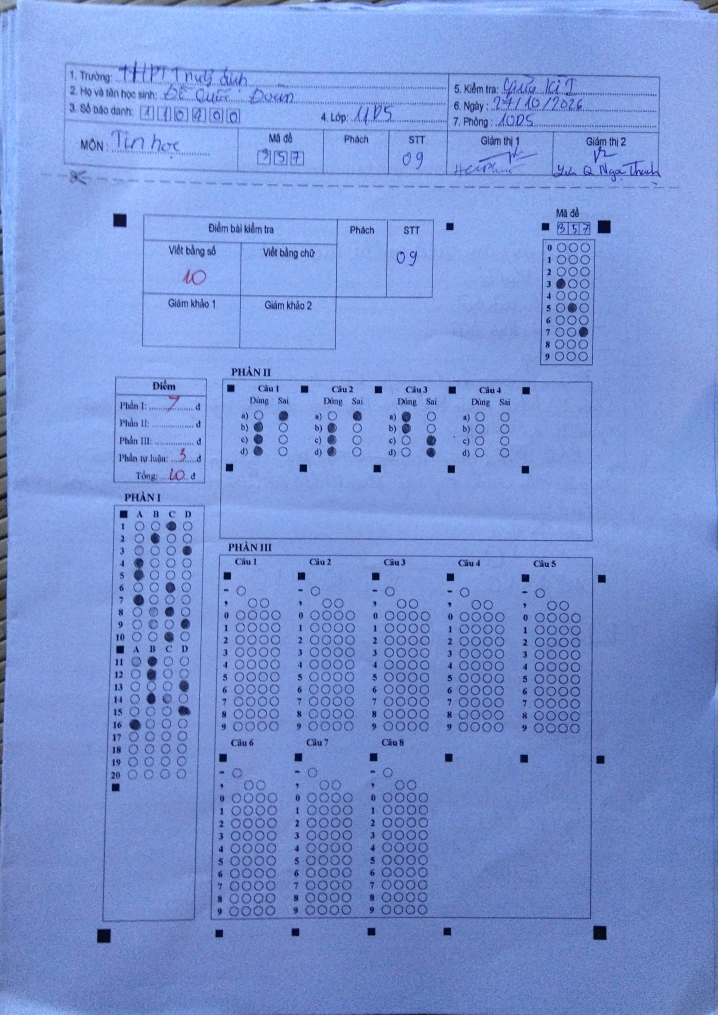
#> input picture test/11/FS_20261113_192246.jpg, 2869 x 4057 px, given in place of g1011.png, which was not available (shown at 1/4 size)
$ python extract_config.py
#> lines starting #> are read from the running program, lines starting #| are printed output that depends on the picture; after the words box and inside, x2 and y2 are one past the last pixel; in counts of white or black regions, pixels touching at a corner belong together
### src/tools/calibrate_layout.py
#!/usr/bin/env python3
"""
OMR sheet layout calibration tool.
Mirrors the detection pipeline implemented in the Android app (OpenCV):
  1. Find 4 corner fiducial squares (Otsu + contour + solidity/fill/aspect filters)
  2. Warp perspective to the fiducial quad
  3. Detect all printed bubbles (adaptive threshold + circular contour filter)
  4. Cluster bubbles into blocks, estimate rows/cols/origin/pitch per block
  5. (For "tc*" filled sheets) measure fill scores to validate thresholds

Usage:  python3 calibrate_layout.py <image1.png> [image2.png ...]
Output: human-readable block report + normalized coords (JSON) per image.
"""
import cv2
import numpy as np
import json
import math
import sys
import os
from collections import defaultdict


# ---------------------------------------------------------------- fiducials
def remove_long_lines(bin_, W):
    """Detach fiducials that touch the page border / table lines."""
    L = max(60, int(W * 0.06))
    hk = cv2.getStructuringElement(cv2.MORPH_RECT, (L, 1))
    vk = cv2.getStructuringElement(cv2.MORPH_RECT, (1, L))
    hlines = cv2.morphologyEx(bin_, cv2.MORPH_OPEN, hk)
    vlines = cv2.morphologyEx(bin_, cv2.MORPH_OPEN, vk)
    lines = cv2.bitwise_or(hlines, vlines)
    return cv2.bitwise_and(bin_, cv2.bitwise_not(lines))


def find_fiducials(gray):
    blur = cv2.GaussianBlur(gray, (3, 3), 0)
    # Otsu can drift high on gray-background scans -> cap it: fiducials are near-black
    otsu, _ = cv2.threshold(blur, 0, 255, cv2.THRESH_BINARY_INV + cv2.THRESH_OTSU)
    t = min(otsu, 130.0)
    _, bin_ = cv2.threshold(blur, t, 255, cv2.THRESH_BINARY_INV)
    bin_ = cv2.morphologyEx(bin_, cv2.MORPH_OPEN, np.ones((3, 3), np.uint8))
    bin_ = remove_long_lines(bin_, gray.shape[1])
    cnts, _ = cv2.findContours(bin_, cv2.RETR_EXTERNAL, cv2.CHAIN_APPROX_SIMPLE)
    H, W = gray.shape
    min_a, max_a = 0.00008 * W * H, 0.02 * W * H
    out = []
    for c in cnts:
        a = cv2.contourArea(c)
        if a < min_a or a > max_a:
            continue
        x, y, w, h = cv2.boundingRect(c)
        ar = w / max(h, 1)
        if not (0.7 < ar < 1.4):
            continue
        hull = cv2.convexHull(c)
        sol = a / max(cv2.contourArea(hull), 1)
        fill = a / (w * h)
        if sol > 0.95 and fill > 0.8:
            M = cv2.moments(c)
            out.append((M["m10"] / M["m00"], M["m01"] / M["m00"], w, h))
    return out


def assemble_quad(pts):
    """Return [TL, TR, BR, BL] from candidate centers, or None."""
    if len(pts) < 4:
        return None
    tl = min(pts, key=lambda p: p[0] + p[1])
    br = max(pts, key=lambda p: p[0] + p[1])
    tr = max(pts, key=lambda p: p[0] - p[1])
    bl = min(pts, key=lambda p: p[0] - p[1])
    ids = {id(tl), id(tr), id(br), id(bl)}
    if len(ids) < 4:
        return None
    return [tl[:2], tr[:2], br[:2], bl[:2]]


def warp_sheet(gray, quad, out_w=1400):
    tl, tr, br, bl = quad
    d = lambda p, q: math.hypot(p[0] - q[0], p[1] - q[1])
    w_top, w_bot = d(tl, tr), d(bl, br)
    h_l, h_r = d(tl, bl), d(tr, br)
    W = (w_top + w_bot) / 2
    Hh = (h_l + h_r) / 2
    out_h = round(out_w * Hh / W)
    src = np.float32(quad)
    dst = np.float32([[0, 0], [out_w - 1, 0], [out_w - 1, out_h - 1], [0, out_h - 1]])
    M = cv2.getPerspectiveTransform(src, dst)
    warped = cv2.warpPerspective(gray, M, (out_w, out_h), flags=cv2.INTER_CUBIC)
    return warped, out_h / out_w


# ---------------------------------------------------------------- bubbles
def detect_circles(gray):
    H, W = gray.shape
    bin_ = cv2.adaptiveThreshold(
        gray, 255, cv2.ADAPTIVE_THRESH_MEAN_C, cv2.THRESH_BINARY_INV, 31, 7
    )
    cnts, _ = cv2.findContours(bin_, cv2.RETR_LIST, cv2.CHAIN_APPROX_SIMPLE)
    r_min, r_max = W / 140.0, W / 30.0  # g12 P1 bubbles are small (d ~ W/64)
    out = []
    for c in cnts:
        a = cv2.contourArea(c)
        if a < math.pi * r_min * r_min or a > math.pi * r_max * r_max:
            continue
        p = cv2.arcLength(c, True)
        circ = 4 * math.pi * a / max(p * p, 1)
        if circ < 0.72:  # sample-12 bubbles are tall ellipses (circ ~0.79)
            continue
        x, y, w, h = cv2.boundingRect(c)
        if not (0.60 < w / max(h, 1) < 1.45):
            continue
        # solid squares (decorative markers) have fill ~1.0; circles/ellipses ~0.785
        if a / (w * h) > 0.88:
            continue
        M = cv2.moments(c)
        out.append((M["m10"] / M["m00"], M["m01"] / M["m00"], (w + h) / 4))
    return out


# [173 lines left out: functions cluster_blocks, split_1d, block_info, fill_score, analyze, not called in this run]


for p in sys.argv[1:]:
    analyze(p)

### src/tools/extract_config.py
#!/usr/bin/env python3
"""Final extraction of bubble-grid configs (normalized to fiducial-quad warp)."""
import cv2
import numpy as np
import math
import sys

sys.path.insert(0, "/home/dell/Downloads/appscan/src/tools")
from calibrate_layout import warp_sheet, detect_circles, find_fiducials, assemble_quad


def load(path):
    img = cv2.imread(path)
    gray = cv2.cvtColor(img, cv2.COLOR_BGR2GRAY)
    quad = assemble_quad(find_fiducials(gray))
    warped, aspect = warp_sheet(gray, quad)
    return warped, warped.shape[1], warped.shape[0]


def sel(circles, x0, y0, x1, y1):
    return [c for c in circles if x0 <= c[0] <= x1 and y0 <= c[1] <= y1]


def cluster_1d(vals, gap):
    vals = sorted(vals)
    groups = [[vals[0]]]
    for v in vals[1:]:
        if v - groups[-1][-1] > gap:
            groups.append([v])
        else:
            groups[-1].append(v)
    return [round(sum(g) / len(g), 2) for g in groups]


# [9 lines left out: function rows_of, not called in this run]


def n(v, size):
    return round(v / size, 5)


# [12 lines left out: functions uni, show_rows, not called in this run]


def extract_1011():
    warped, W, H = load("/tmp/g1011.png")
#> in load, img is the input picture: shape (4057, 2869, 3); mean B, G, R 213.9, 147.9, 120.9
#> in load, `gray = cv2.cvtColor(img, cv2.COLOR_BGR2GRAY)`:
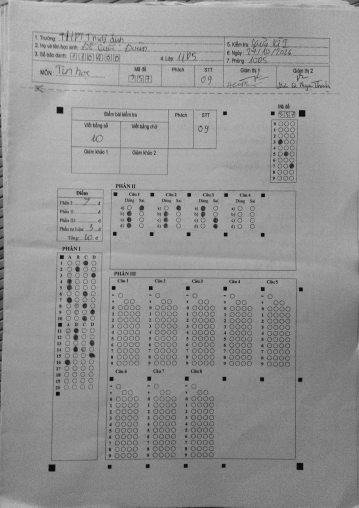
#> gray: shape (4057, 2869) (shown at 1/8 size); min 2, max 238, mean 147.3
#> in find_fiducials, `otsu, _ = cv2.threshold(blur, 0, 255, cv2.THRESH_BINARY_INV + cv2.THRE..`: otsu = 142
#> in find_fiducials, `t = min(otsu, 130.0)`: t = 130
#> in find_fiducials, `_, bin_ = cv2.threshold(blur, t, 255, cv2.THRESH_BINARY_INV)`:
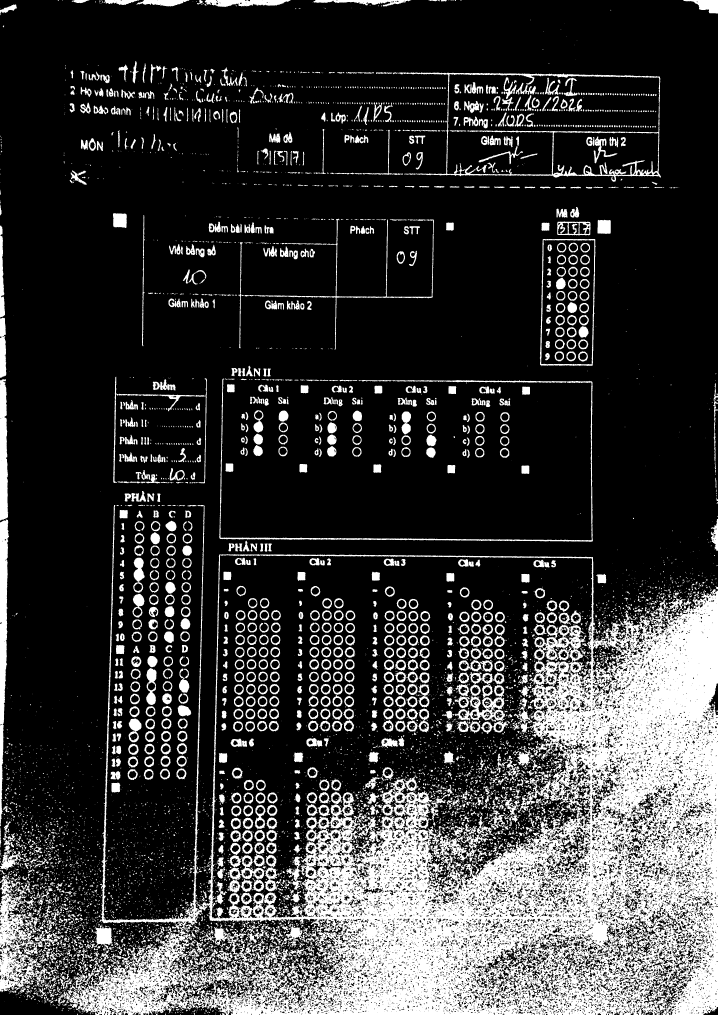
#> bin_: shape (4057, 2869) (shown at 1/4 size); 21.7% white; 8928 white regions (5843 under 20 px), largest, box (x1, y1, x2, y2) and area: (232, 2020, 2869, 4057) 1598946, (0, 3499, 223, 3969) 38004, (1593, 289, 2644, 727) 26036
#> in remove_long_lines, `lines = cv2.bitwise_or(hlines, vlines)`:
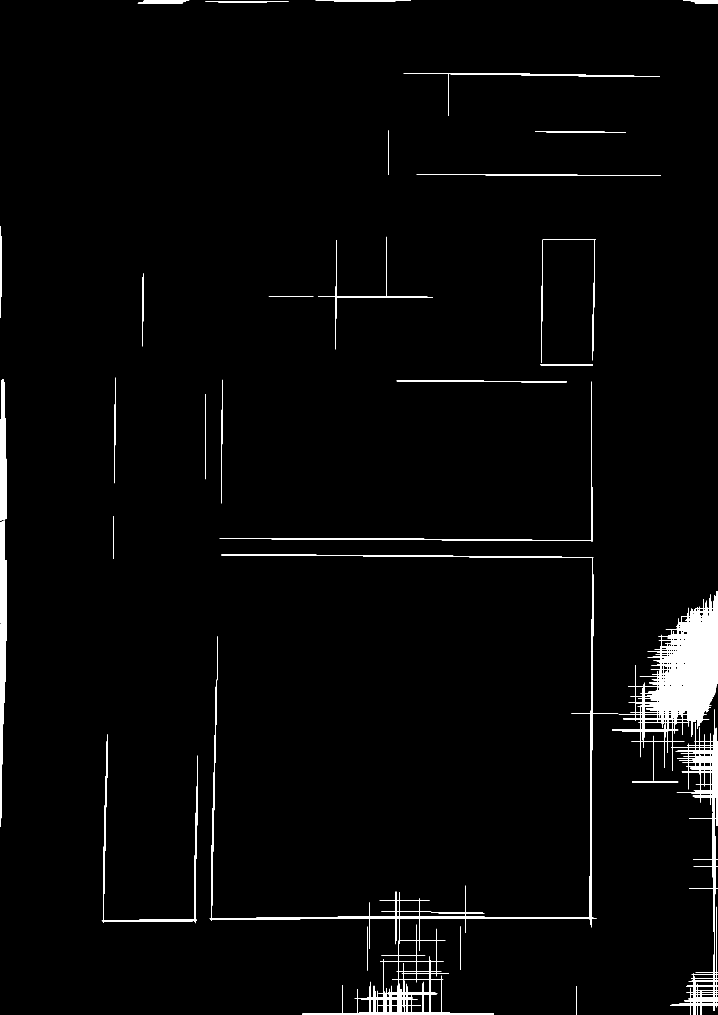
#> lines: shape (4057, 2869) (shown at 1/4 size); 2% white; 44 white regions, largest, box (x1, y1, x2, y2) and area: (2448, 2364, 2869, 4057) 106184, (839, 2219, 2473, 4057) 44819, (0, 2083, 27, 3058) 18335
#> in remove_long_lines, `return cv2.bitwise_and(bin_, cv2.bitwise_not(lines))`:
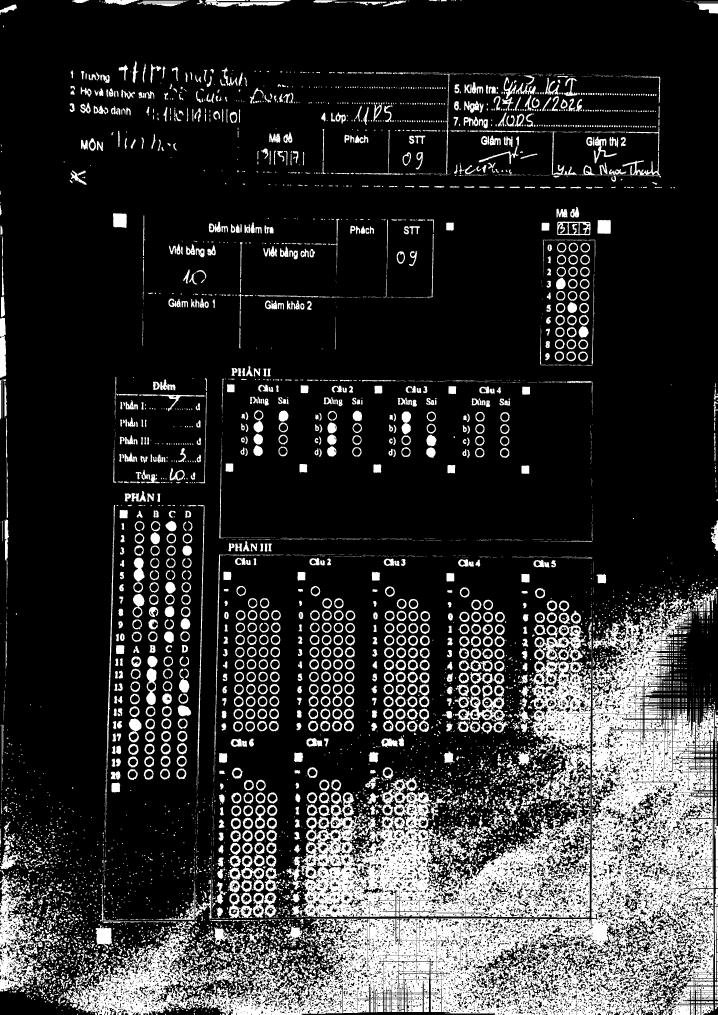
#> returned value: shape (4057, 2869) (shown at 1/4 size); 18.7% white; 8447 white regions (4115 under 20 px)
#> in find_fiducials, `cnts, _ = cv2.findContours(bin_, cv2.RETR_EXTERNAL, cv2.CHAIN_APPROX_S..`: cnts = 8111 contours, 5004 with area under 20; largest, box (x1, y1, x2, y2) and area: (1678, 2394, 2856, 4057) 774621, (1166, 3115, 2362, 3670) 336773, (254, 3674, 1596, 4057) 201922, (2107, 2500, 2365, 3220) 90591, (0, 3503, 169, 3966) 31338
#> the loop in find_fiducials, `for c in cnts:` made 8111 passes
#> a on passes 7, 8, 11: 9, 12.5, 27.5
#> after the loop in find_fiducials, `for c in cnts:`: out = 11 items, first 6: (1693.4, 3864.4, 51, 38), (1640.7, 3864.6, 53, 38), (1630.4, 3791.5, 74, 59), (1636.6, 3717.1, 79, 87), (480.1, 2597.8, 34, 36), (2101.5, 2312.1, 33, 35)
#> in assemble_quad, `tl = min(pts, key=lambda p: p[0] + p[1])`: tl = (479.3, 881.1, 55, 59)
#> in assemble_quad, `br = max(pts, key=lambda p: p[0] + p[1])`: br = (1693.4, 3864.4, 51, 38)
#> in assemble_quad, `tr = max(pts, key=lambda p: p[0] - p[1])`: tr = (2416.3, 907.1, 53, 55)
#> in assemble_quad, `bl = min(pts, key=lambda p: p[0] - p[1])`: bl = (1640.7, 3864.6, 53, 38)
#> in assemble_quad, `ids = {id(tl), id(tr), id(br), id(bl)}`: ids = 4 items
#> in load, `quad = assemble_quad(find_fiducials(gray))`: quad = [(479.3, 881.1), (2416.3, 907.1), (1693.4, 3864.4), (1640.7, 3864.6)]
#> in warp_sheet, `tl, tr, br, bl = quad`: tl = (479.3, 881.1); tr = (2416.3, 907.1); br = (1693.4, 3864.4); bl = (1640.7, 3864.6)
#> in warp_sheet, `w_top, w_bot = d(tl, tr), d(bl, br)`: w_top = 1937.2; w_bot = 52.69
#> in warp_sheet, `h_l, h_r = d(tl, bl), d(tr, br)`: h_l = 3201.6; h_r = 3044.3
#> in warp_sheet, `W = (w_top + w_bot) / 2`: W = 994.9
#> in warp_sheet, `Hh = (h_l + h_r) / 2`: Hh = 3123
#> in warp_sheet, `out_h = round(out_w * Hh / W)`: out_h = 4394
#> in warp_sheet, `src = np.float32(quad)`: src = [[479.3, 881.1], [2416.3, 907.1], [1693.4, 3864.4], [1640.7, 3864.6]]
#> in warp_sheet, `dst = np.float32([[0, 0], [out_w - 1, 0], [out_w - 1, out_h - 1], [0, ..`: dst = [[0, 0], [1399, 0], [1399, 4393], [0, 4393]]
#> in warp_sheet, `M = cv2.getPerspectiveTransform(src, dst)`: M = [[0.557, -0.217, -75.97], [-0.000419, 0.0311, -27.23], [-1.19e-06, -0.000253, 1]]
#> in warp_sheet, `warped = cv2.warpPerspective(gray, M, (out_w, out_h), flags=cv2.INTER_..`:
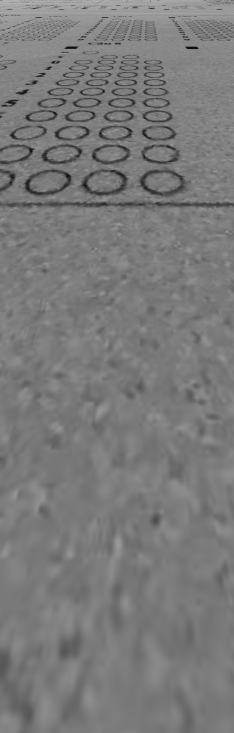
#> warped: shape (4394, 1400) (shown at 1/6 size); min 4, max 204, mean 122
#> in load, `warped, aspect = warp_sheet(gray, quad)`: aspect = 3.14
#> W = 1400; H = 4394
    circles = detect_circles(warped)
#> in detect_circles, `bin_ = cv2.adaptiveThreshold( gray, 255, cv2.ADAPTIVE_THRESH_MEAN_C, c..`:
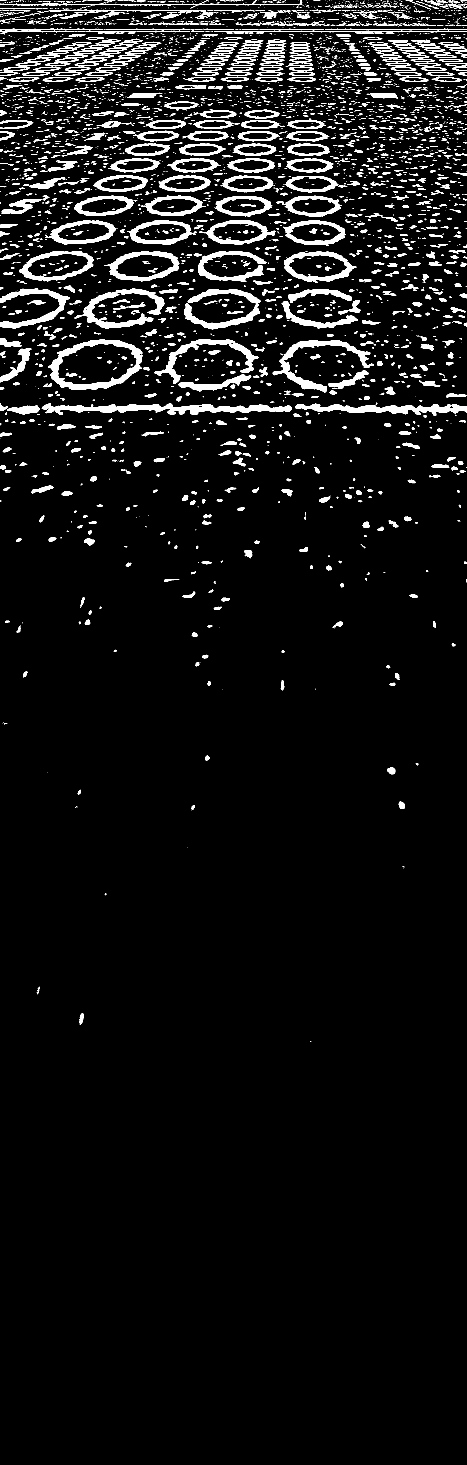
#> bin_: shape (4394, 1400) (shown at 1/3 size); 5.5% white; 4618 white regions (3182 under 20 px)
#> in detect_circles, `cnts, _ = cv2.findContours(bin_, cv2.RETR_LIST, cv2.CHAIN_APPROX_SIMPLE)`: cnts = 4959 contours, 3833 with area under 20; largest, box (x1, y1, x2, y2) and area: (144, 1018, 427, 1169) 31536, (172, 1029, 412, 1155) 21936, (852, 754, 1069, 848) 14128, (312, 753, 538, 844) 14097, (57, 753, 282, 844) 14055
#> the loop in detect_circles, `for c in cnts:` made 4959 passes
#> (c, a) on passes 1 to 3: ([[931, 3123], [931, 3124], [932, 3125], [933, 3125]], 1.5), ([[242, 3070], [243, 3069], [244, 3070], [243, 3071]], 2), ([[243, 3069], [244, 3068], [245, 3069], [244, 3070]], 2)
#> after the loop in detect_circles, `for c in cnts:`: out = [(1174.3, 2311.9, 11.25)]
#> circles = [(1174.3, 2311.9, 11.25)]
    print(f"\n===== MAU 10-11 (warp {W}x{H}, {len(circles)} circles) =====")
#| ===== MAU 10-11 (warp 1400x4394, 1 circles) =====
    out = {}

    colx = cluster_1d([c[0] for c in sel(circles, 1230, 20, 1395, 400)], 12)
#> in cluster_1d, `vals = sorted(vals)`: vals = []
    rowy = cluster_1d([c[1] for c in sel(circles, 1230, 20, 1395, 400)], 12)
    out["maDe"] = (colx, rowy)
    print(f"  maDe: colx={colx} rowy={rowy}")

    for bi, (ylo, yhi) in enumerate([(820, 1190), (1195, 1565), (1570, 1973)]):
        cs = sel(circles, 30, ylo, 260, yhi)
        colx = cluster_1d([c[0] for c in cs], 25)
        rowy = cluster_1d([c[1] for c in cs], 25)
        out[f"p1_band{bi}"] = (colx, rowy)
        print(f"  p1_band{bi}: colx={colx} rowy={rowy[:3]}..{rowy[-1:]} py={uni(rowy)}")

    for bi, (ylo, yhi) in enumerate([(500, 745), (745, 985)]):
        cs = sel(circles, 350, ylo, 1370, yhi)
        colx = cluster_1d([c[0] for c in cs], 30)
        rowy = cluster_1d([c[1] for c in cs], 17)
        out[f"p2_band{bi}"] = (colx, rowy)
        print(f"  p2_band{bi}: colx={colx} rowy={rowy}")

    for bi, (ylo, yhi) in enumerate([(1010, 1520), (1530, 2000)]):
        cs = sel(circles, 340, ylo, 1385, min(yhi, H - 2))
        rr = rows_of(cs)
        show_rows(f"p3_band{bi}", rr, W, H)
        out[f"p3_band{bi}"] = rr
    return W, H, out


# [34 lines left out: function extract_12, not called in this run]


if __name__ == "__main__":
#> (the run stopped early here; a loop or call above may not have finished)
